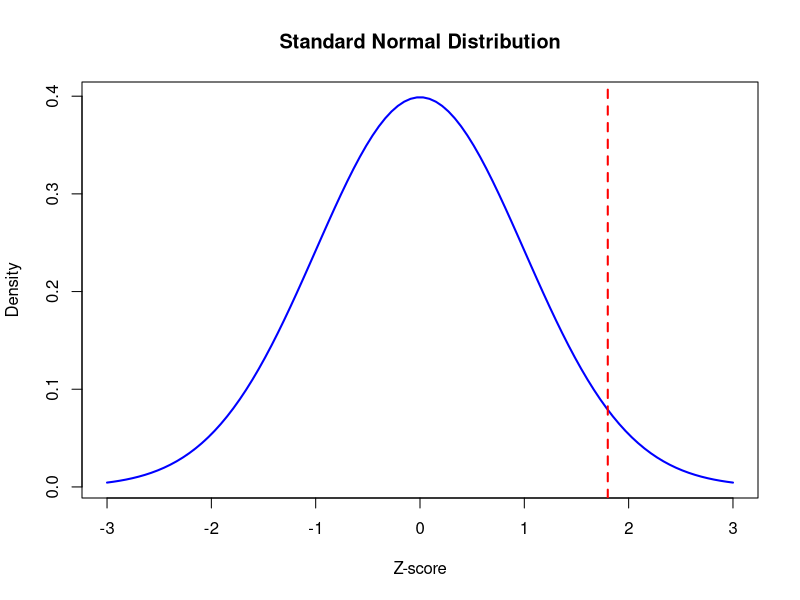

Source code (R):
#Page No.274
mu <- 31.2
sigma <- 0.4
n <- 16
x_bar <- 31.38

SE <- sigma / sqrt(n)

z_score <- (x_bar - mu) / SE

p_value <- 1 - pnorm(z_score)

cat("Z-Score:", round(z_score, 2))
cat("P-value:", round(p_value, 4))

if (p_value < 0.05) {
  cat("Conclusion: Since the probability is less than 5%, it is unlikely that the sample mean would be this high by random chance. The process is likely overfilling the bottles.")
} else {
  cat("Conclusion: The sample mean is not significantly different from the population mean. The filling process is working as expected.")
}

x <- seq(-3, 3, length=100)
y <- dnorm(x)
plot(x, y, type="l", lwd=2, col="blue", main="Standard Normal Distribution",
     xlab="Z-score", ylab="Density")
abline(v = z_score, col="red", lwd=2, lty=2)

#The answer may vary due to difference in representation.
